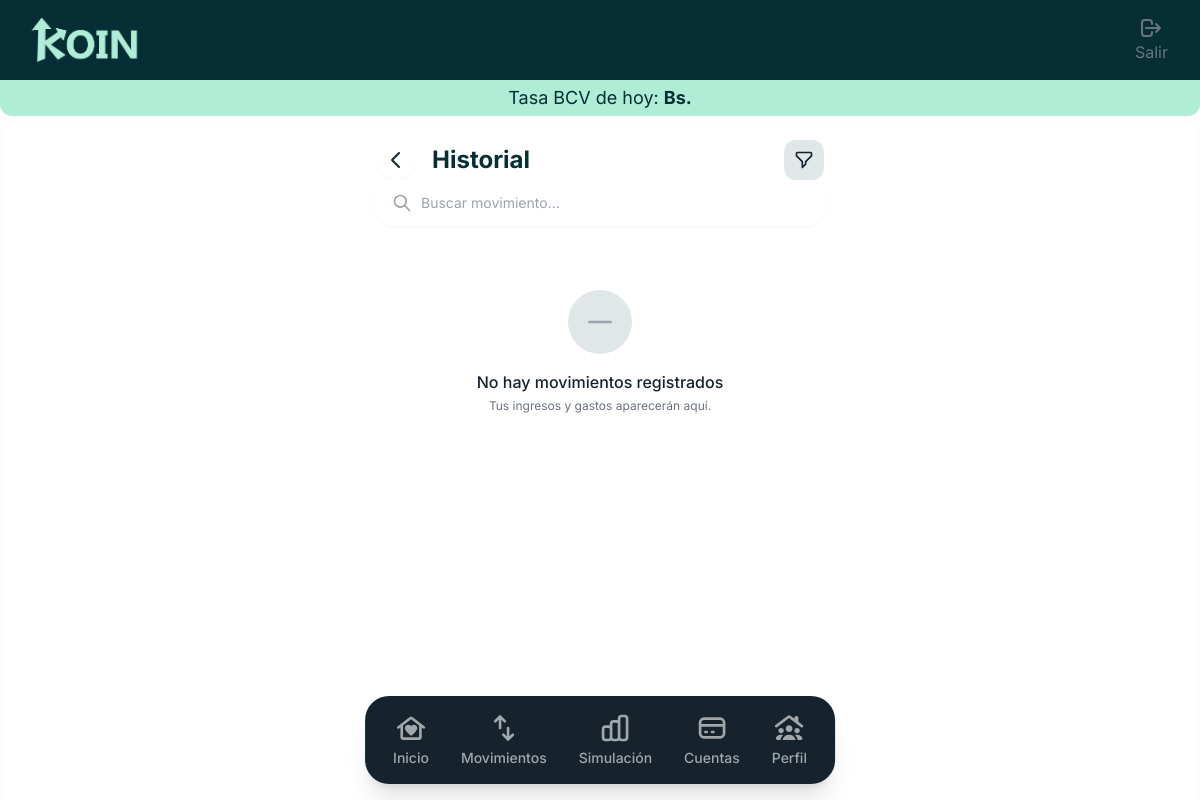
The page /movimientos/ (signed in) on the database as committed earlier.
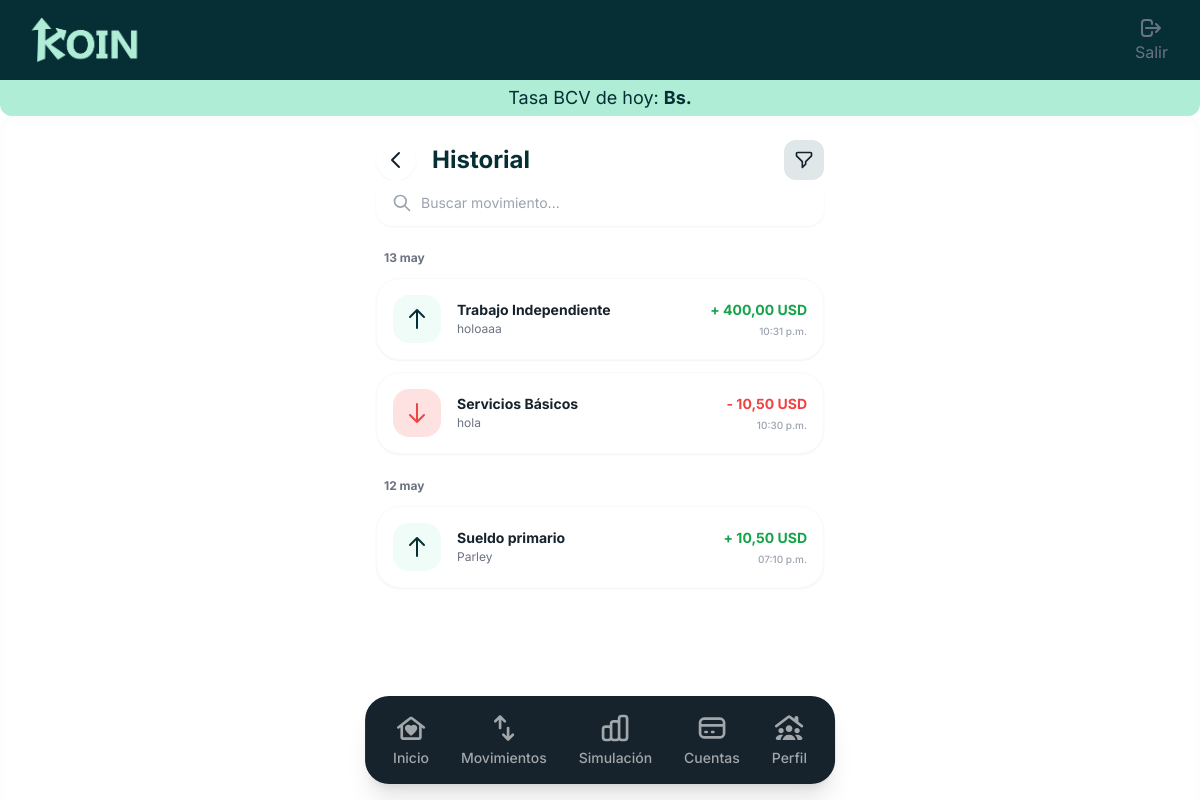
The same page on the database as committed later.
### finances/models.py (models this page shows, shortened)
class Movimiento(models.Model):
    cuenta = models.ForeignKey(Cuenta, on_delete=models.CASCADE)
    categoria = models.ForeignKey(Categoria, on_delete=models.SET_NULL, null=True)
    tipo_movimiento = models.ForeignKey(TipoMovimiento, on_delete=models.PROTECT)
    moneda = models.ForeignKey(Moneda, on_delete=models.PROTECT)
    cantidad_moneda = models.DecimalField(max_digits=15, decimal_places=2)
    fecha_creacion = models.DateTimeField(auto_now_add=True)
    descripcion = models.TextField(blank=True, null=True)

class Categoria(models.Model):
    nombre_categoria = models.CharField(max_length=100)
    tipo_categoria = models.CharField(max_length=50) # Ej: Alimentación, Servicios

class Cuenta(models.Model):
    usuario = models.ForeignKey(Usuario, on_delete=models.CASCADE)
    moneda = models.ForeignKey(Moneda, on_delete=models.PROTECT)
    nombre_cuenta = models.CharField(max_length=100)
    saldo_inicial_cuenta = models.DecimalField(max_digits=15, decimal_places=2)
    color_cuenta = models.CharField(max_length=20, help_text="Código hexadecimal o nombre del color")

class Moneda(models.Model):
    codigo = models.CharField(max_length=5, unique=True) # Ej: USD, VES
    nombre_moneda = models.CharField(max_length=50)
    tasa_cambio = models.DecimalField(max_digits=18, decimal_places=4)

### finances/views.py (the view)
# urls.py: path('movimientos/', historial_movimientos_view, name='historial_movimientos'),
@login_required
def historial_movimientos_view(request):
    movimientos = Movimiento.objects.filter(cuenta__usuario=request.user).order_by('-fecha_creacion')
    contexto = {
        'movimientos': movimientos,
    }
    return render(request, 'movimientos.html', contexto)

### finances/context_processors.py (called while the page is built)
def datos_globales_koin(request):
    try:
        tasa_actual = obtener_tasa_bcv_segura()
    except Exception as e:
        tasa_actual = "No disponible"
    return {
        'tasa_bcv_global': tasa_actual,
    }

### finances/services.py (called while the page is built)
def obtener_tasa_bcv_segura():
    try:
        bcv = Currency()
        tasa_dolar = float(bcv.get_rate(currency_code='USD'))
        return tasa_dolar
    except Exception as e:
        print(f"Error con la librería pyBCV: {e}")
        return None

### templates/movimientos.html (shortened to what the changed rows need)
{% extends 'base_dashboard.html' %}
{% block content %}
<div class="max-w-md mx-auto">
    <div class="flex items-center justify-between ">
        <div class="flex items-center gap-4">
            <h2 class="text-2xl font-bold text-deep-teal">Historial</h2>
        </div>
    </div>
    {% regroup movimientos by fecha_creacion.date as movimientos_por_dia %}
    <div class="space-y-6 pb-10">
        {% for dia in movimientos_por_dia %}
            <div>
                <h3 class="text-xs font-bold text-gray-500 mb-3 px-2 lowercase first-letter:uppercase">
                    {{ dia.grouper|date:"d M" }}
                </h3>
                <div class="space-y-3">
                    {% for mov in dia.list %}
                        <div class="bg-white p-4 rounded-3xl shadow-sm border border-gray-50 flex items-center justify-between hover:shadow-md transition-shadow">
                            <div class="flex items-center gap-4">
                                {% if mov.tipo_movimiento.nombre_movimiento == 'Ingreso' %}
                                    <div class="w-12 h-12 rounded-2xl bg-mint-green/20 text-deep-teal flex items-center justify-center shrink-0">
                                        <svg class="w-6 h-6" fill="none" stroke="currentColor" viewBox="0 0 24 24"><path stroke-linecap="round" stroke-linejoin="round" stroke-width="2" d="M5 10l7-7m0 0l7 7m-7-7v18"></path></svg>
                                    </div>
                                {% else %}
                                    <div class="w-12 h-12 rounded-2xl bg-red-100 text-red-500 flex items-center justify-center shrink-0">
                                        <svg class="w-6 h-6" fill="none" stroke="currentColor" viewBox="0 0 24 24"><path stroke-linecap="round" stroke-linejoin="round" stroke-width="2" d="M19 14l-7 7m0 0l-7-7m7 7V3"></path></svg>
                                    </div>
                                {% endif %}
                                <div class="flex flex-col">
                                    <p class="font-bold text-charcoal-teal text-sm leading-tight">{{ mov.categoria.nombre_categoria }}</p>
                                    <p class="text-xs text-gray-500 mt-0.5 truncate max-w-[140px]">
                                        {{ mov.descripcion|default:mov.cuenta.nombre_cuenta }}
                                    </p>
                                </div>
                            </div>
                            <div class="flex flex-col items-end">
                                {% if mov.tipo_movimiento.nombre_movimiento == 'Ingreso' %}
                                    <p class="font-bold text-green-600 text-sm">
                                        + {{ mov.cantidad_moneda }} {{ mov.moneda.codigo }}
                                    </p>
                                {% else %}
                                    <p class="font-bold text-red-500 text-sm">
                                        - {{ mov.cantidad_moneda }} {{ mov.moneda.codigo }}
                                    </p>
                                {% endif %}
                                <p class="text-[10px] text-gray-400 mt-1 font-medium">{{ mov.fecha_creacion|time:"h:i a" }}</p>
                            </div>
                        </div>
                    {% endfor %}
                </div>
            </div>
        {% empty %}
            <div class="text-center py-10">
                <div class="w-16 h-16 bg-pale-blue-grey rounded-full flex items-center justify-center mx-auto mb-4 text-gray-400">
                    <svg class="w-8 h-8" fill="none" stroke="currentColor" viewBox="0 0 24 24"><path stroke-linecap="round" stroke-linejoin="round" stroke-width="2" d="M20 12H4"></path></svg>
                </div>
                <p class="text-charcoal-teal font-medium">No hay movimientos registrados</p>
                <p class="text-xs text-gray-500 mt-1">Tus ingresos y gastos aparecerán aquí.</p>
            </div>
        {% endfor %}
    </div>
</div>
{% endblock %}

Rows that differ between the two databases and show on the page:
added Movimiento: categoria.nombre_categoria "Trabajo Independiente", descripcion "holoaaa", cantidad_moneda "400,00", moneda.codigo "USD", fecha_creacion "10:31 p.m.", shown under "13 may"
added Movimiento: categoria.nombre_categoria "Servicios Básicos", descripcion "hola", cantidad_moneda "10,50", moneda.codigo "USD", fecha_creacion "10:30 p.m.", shown under "13 may"
added Movimiento: categoria.nombre_categoria "Sueldo primario", descripcion "Parley", cantidad_moneda "10,50", moneda.codigo "USD", fecha_creacion "07:10 p.m.", shown under "12 may"
Other text that changed with them:
new list line: "13 may"
new list line: "12 may"
text no longer shown: "No hay movimientos registrados Tus ingresos y gastos aparecerán aquí."
